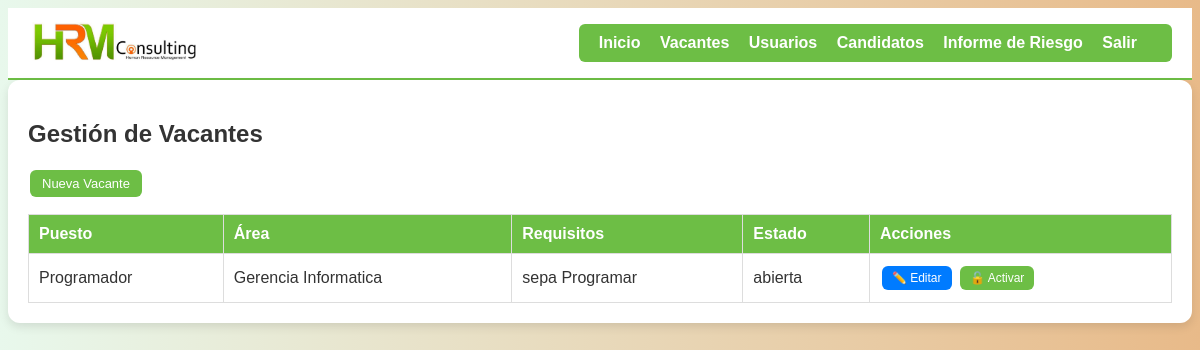
Screenshot of /vacantes/ (signed in) with the database file from the repository.
### hrm_app/models.py (models this page shows, shortened)
class Vacante(models.Model):
    ESTADOS = [
        ('abierta', 'Abierta'),
        ('cerrada', 'Cerrada'),
        ('en_proceso', 'En Proceso'),
    ]
    usuario = models.ForeignKey(Usuario, on_delete=models.CASCADE)
    empresa = models.CharField(max_length=150)
    puesto = models.CharField(max_length=100)
    area = models.CharField(max_length=100)
    requisitos = models.TextField()
    fecha_publicacion = models.DateField(auto_now_add=True)
    estado = models.CharField(max_length=20, choices=ESTADOS, default='abierta')

### hrm_app/views.py (the view)
# urls.py: path('vacantes/', views.vacantes_list, name='vacantes'),
@login_required
@role_required(['reclutador','administrador'])
def vacantes_list(request):
    vacantes = Vacante.objects.all()
    return render(request, 'hrm_app/vacantes.html', {'vacantes': vacantes})

### hrm_app/views.py (called while the page is built)
def role_required(roles):
    def decorator(view_func):
        @wraps(view_func)
        def _wrapped_view(request, *args, **kwargs):
            if not request.user.is_authenticated:
                return redirect('login')
            if request.user.rol not in roles:
                return redirect('dashboard')
            return view_func(request, *args, **kwargs)
        return _wrapped_view
    return decorator

### hrm_app/templates/hrm_app/vacantes.html (shortened to what this page needs)
{% extends "hrm_app/base.html" %}
{% block content %}
<div class="card">
  <h2>Gestión de Vacantes</h2>
  <a href="{% url 'vacante_create' %}" class="btn">Nueva Vacante</a>
  <table class="table table-striped table-bordered">
    <thead class="table-header">
      <tr>
        <th>Puesto</th>
        <th>Área</th>
        <th>Requisitos</th>
        <th>Estado</th>
        <th>Acciones</th>
      </tr>
    </thead>
    <tbody>
      {% for v in vacantes %}
      <tr>
        <td>{{ v.puesto }}</td>
        <td>{{ v.area }}</td>
        <td>{{ v.requisitos|truncatewords:10 }}</td>
        <td>{{ v.estado }}</td>
        <td>
          <a href="{% url 'vacante_edit' v.id %}" class="btn btn-sm btn-primary">
            ✏️ Editar
          </a>
          <a href="{% url 'vacante_delete' v.id %}"
            class="btn btn-sm {% if u.is_active %}btn-danger{% else %}btn-success{% endif %}">
            {% if u.is_active %} 🔒 Desactivar {% else %} 🔓 Activar {% endif %}
          </a>
        </td>
      </tr>
      {% empty %}
      <tr>
        <td colspan="5">No hay vacantes registradas.</td>
      </tr>
      {% endfor %}
    </tbody>
  </table>
</div>
{% endblock %}

### hrm_app/static/hrm_app/css/style.css (style rules this page uses)
:root { --verde: #6DBE45; --naranja: #F47721; --negro: #333333; --blanco: #FFFFFF; }
body { font-family: Arial, sans-serif; background: linear-gradient(to right, #E8F8EC, #e8ba89); color: var(--negro); }
.card { background: var(--blanco); padding: 20px; border-radius: 12px; box-shadow: 0 4px 10px rgba(0,0,0,0.1); }
.btn { background-color: var(--verde); color: var(--blanco); padding: 10px 15px; border-radius: 6px; text-decoration: none; }
a { color: var(--naranja); text-decoration: none; }
.table { width: 100%; border-collapse: collapse; margin-top: 15px; }
.table th, .table td { padding: 10px; text-align: left; border: 1px solid #ddd; }
.table-header { background: #6DBE45; color: white; }
.btn { padding: 6px 12px; margin: 2px; border-radius: 6px; text-decoration: none; font-size: 13px; font-weight: 500; display: inline-block; }
.btn-sm { font-size: 12px; padding: 5px 10px; }
.btn-primary { background-color: #007bff; color: white; }
.btn-success { background-color: #6DBE45; color: white; }

### rows the page displays
Vacante: puesto "Programador", area "Gerencia Informatica", requisitos "sepa Programar", estado "abierta"
